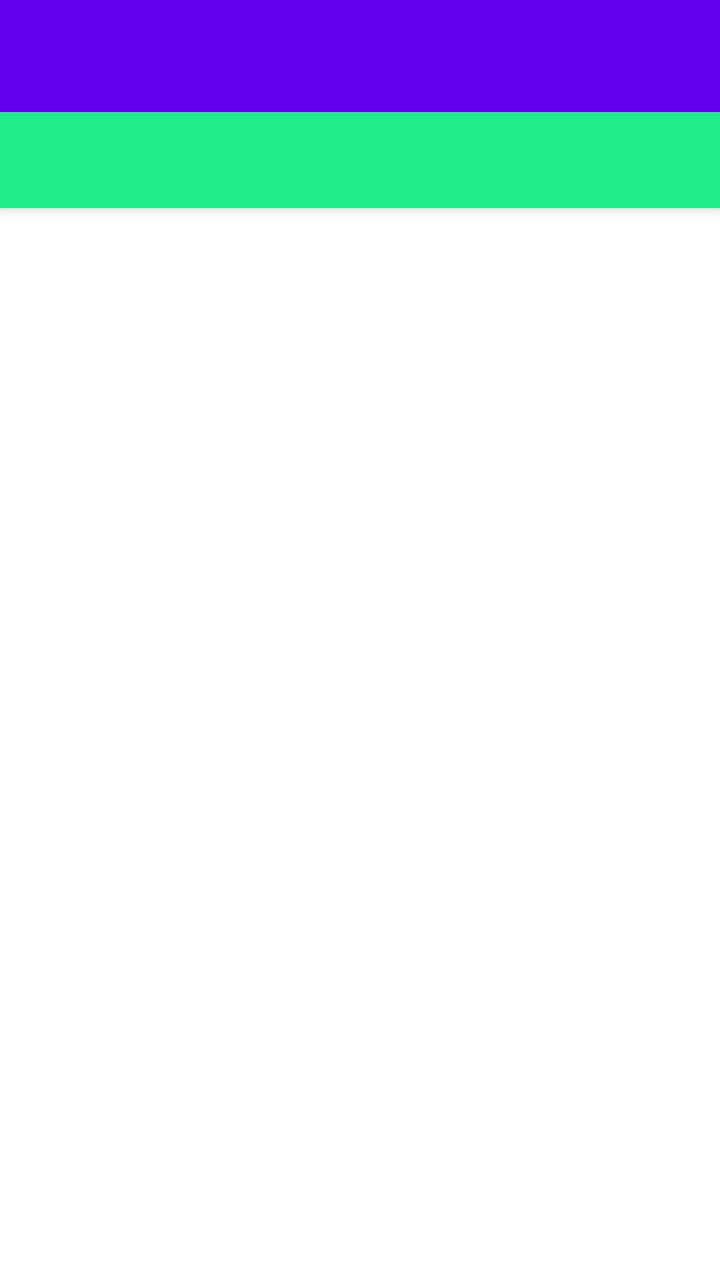
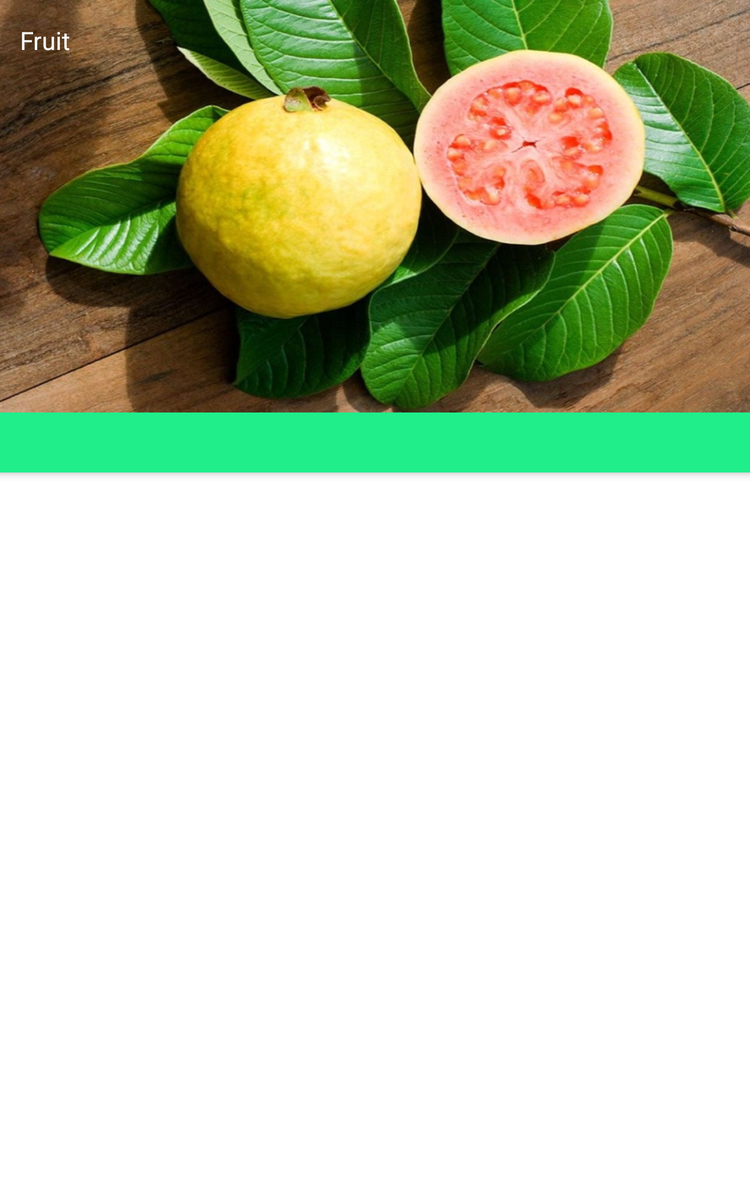

One screen, two layout resources from the same app: the default and the repository's alternative for another configuration. Each is rendered where Android would select it; the XML of both is given below.
<!-- AndroidManifest.xml: application theme AppTheme -->
<!-- res/layout/detail_activity.xml -->
<RelativeLayout xmlns:app="http://schemas.android.com/apk/res-auto"
    xmlns:android="http://schemas.android.com/apk/res/android"
    android:layout_height="match_parent"
    android:layout_width="match_parent"
    xmlns:tools="http://schemas.android.com/tools"
    tools:context=".DetailActivity">
    <androidx.coordinatorlayout.widget.CoordinatorLayout xmlns:android="http://schemas.android.com/apk/res/android"
        xmlns:app="http://schemas.android.com/apk/res-auto"
        android:layout_width="match_parent"
        android:layout_height="match_parent">

        <com.google.android.material.appbar.AppBarLayout
            android:layout_width="match_parent"
            android:layout_height="wrap_content"
            android:theme="@style/ThemeOverlay.AppCompat.Dark.ActionBar">

            <androidx.appcompat.widget.Toolbar
                android:layout_width="match_parent"
                android:layout_height="wrap_content"
                app:theme="@style/ToolbarColoredBackArrow"
                app:popupTheme="@style/MyMaterialTheme.Base"
                app:titleTextColor="@color/colorPrimaryDark"
                android:id="@+id/toolbar">

            </androidx.appcompat.widget.Toolbar>
            <com.google.android.material.tabs.TabLayout
                android:id="@+id/tabs"
                android:layout_width="match_parent"
                android:layout_height="wrap_content"
                app:tabMode="fixed"
                app:tabGravity="fill"
                android:background="@color/colorPrimaryDark"
                app:tabIndicatorColor="@color/colorPrimary"
                app:tabTextColor="@color/colorPrimary"
                app:tabSelectedTextColor="@color/colorPrimary"/>
        </com.google.android.material.appbar.AppBarLayout>
        <androidx.viewpager.widget.ViewPager
            android:id="@+id/viewpager"
            android:layout_width="match_parent"
            android:layout_height="match_parent"
            app:layout_behavior="@string/appbar_scrolling_view_behavior"  />
    </androidx.coordinatorlayout.widget.CoordinatorLayout>

    
</RelativeLayout>
<!-- resources referenced by this layout -->
<resources>
  <color name="colorPrimary">#FFF</color>
  <color name="colorPrimaryDark">#1FEE8B</color>
  <style name="MyMaterialTheme.Base" parent="Theme.AppCompat.Light.NoActionBar">
          <item name="windowNoTitle">true</item>
          <item name="windowActionBar">false</item>
          <item name="colorPrimary">@color/colorPrimary</item>
          <item name="colorPrimaryDark">@color/colorPrimaryDark</item>
          <item name="colorAccent">@color/colorAccent</item>
          <item name="android:textColorPrimary">@color/colorPrimaryDark</item>
      </style>
  <style name="ToolbarColoredBackArrow" parent="Theme.AppCompat.Light.NoActionBar">
          <item name="android:textColorSecondary">@color/colorPrimaryDark</item>
      </style>
  <color name="colorAccent">#1FEE8B</color>
</resources>
<!-- res/layout-sw600dp/detail_activity.xml (the repository's variant of the layout above) -->
<!-- drawn on a 7-inch tablet held upright -->
<RelativeLayout xmlns:app="http://schemas.android.com/apk/res-auto"
    xmlns:android="http://schemas.android.com/apk/res/android"
    android:layout_height="match_parent"
    android:layout_width="match_parent"
    xmlns:tools="http://schemas.android.com/tools"
    tools:context=".DetailActivity">
    <androidx.coordinatorlayout.widget.CoordinatorLayout
        android:layout_width="match_parent"
        android:layout_height="match_parent">

        <com.google.android.material.appbar.AppBarLayout
            android:layout_width="match_parent"
            android:layout_height="wrap_content"
            android:theme="@style/ThemeOverlay.AppCompat.Dark.ActionBar">

            <androidx.appcompat.widget.Toolbar
                android:id="@+id/toolbar"
                android:layout_width="match_parent"
                android:layout_height="330dp"
                android:background="@drawable/goyave"
                app:popupTheme="@style/MyMaterialTheme.Base"
                app:theme="@style/ToolbarColoredBackArrow"
                app:titleTextColor="@color/colorPrimaryDark">

                <TextView
                    android:id="@+id/toolbar_title"
                    android:layout_width="wrap_content"
                    android:layout_height="wrap_content"
                    android:layout_gravity="top"
                    android:text="Fruit"
                    android:textColor="@color/colorPrimary"
                    android:textSize="20sp" />
            </androidx.appcompat.widget.Toolbar>

            <com.google.android.material.tabs.TabLayout
                android:id="@+id/tabs"
                android:layout_width="match_parent"
                android:layout_height="wrap_content"
                app:tabMode="fixed"
                app:tabGravity="fill"
                android:background="@color/colorPrimaryDark"
                app:tabIconTint="@color/colorPrimary"
                app:tabIndicatorColor="@color/colorPrimary"
                app:tabTextColor="@color/colorPrimary"
                app:tabSelectedTextColor="@color/colorPrimary"/>
        </com.google.android.material.appbar.AppBarLayout>
        <androidx.viewpager.widget.ViewPager
            android:id="@+id/viewpager"
            android:layout_width="match_parent"
            android:layout_height="match_parent"
            app:layout_behavior="@string/appbar_scrolling_view_behavior"  />
    </androidx.coordinatorlayout.widget.CoordinatorLayout>
</RelativeLayout>
<!-- resources referenced by the variant -->
<!-- as a 7-inch tablet held upright resolves them -->
<resources>
  <color name="colorPrimary">#FFF</color>
  <color name="colorPrimaryDark">#1FEE8B</color>
  <!-- drawable goyave: jpg bitmap (drawable, 177819 bytes) -->
  <style name="MyMaterialTheme.Base" parent="Theme.AppCompat.Light.NoActionBar">
          <item name="windowNoTitle">true</item>
          <item name="windowActionBar">false</item>
          <item name="colorPrimary">@color/colorPrimary</item>
          <item name="colorPrimaryDark">@color/colorPrimaryDark</item>
          <item name="colorAccent">@color/colorAccent</item>
          <item name="android:textColorPrimary">@color/colorPrimaryDark</item>
      </style>
  <style name="ToolbarColoredBackArrow" parent="Theme.AppCompat.Light.NoActionBar">
          <item name="android:textColorSecondary">@color/colorPrimaryDark</item>
      </style>
  <color name="colorAccent">#1FEE8B</color>
</resources>
